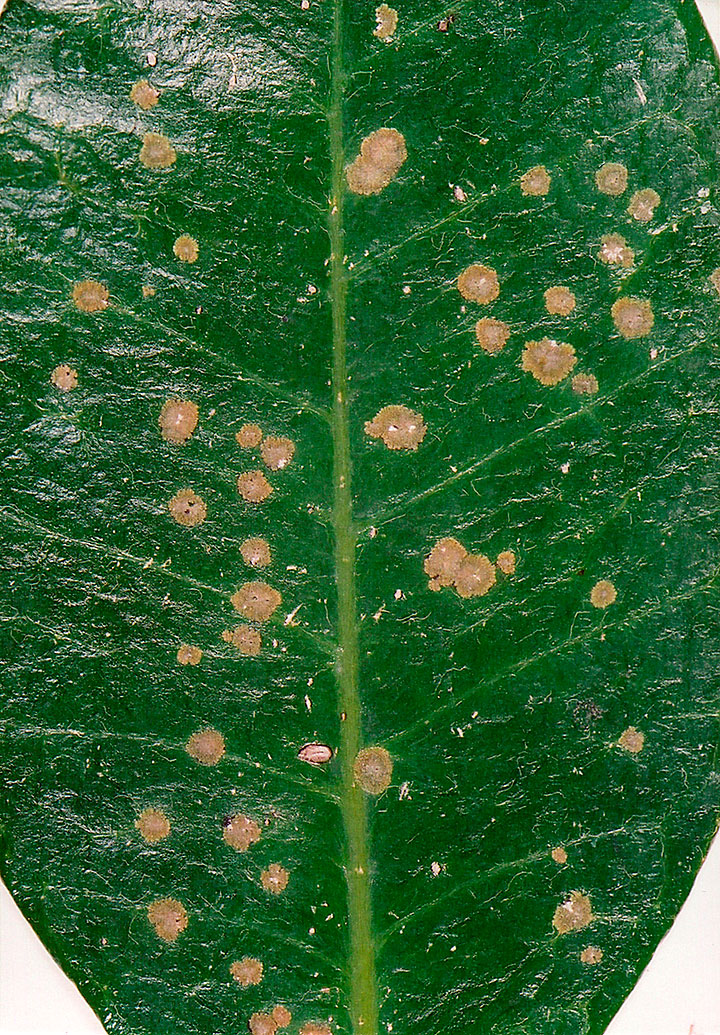
#> input picture dataset_test/hantei/3.jpg, 720 x 1035 px
$ python -i kensyou_run_new.py   (imports and definitions only)
#> lines starting #> are read from the running program, lines starting #| are printed output that depends on the picture
import cv2
import numpy as np
import os
import sys
import joblib
from skimage import feature
import glob
from PIL import Image, ImageDraw, ImageFont

# --- 特徴量抽出関数 (変更なし) ---
def get_color_features(image, resize_dim=(256, 256)):
    image_resized = cv2.resize(image, resize_dim)
    hsv_image = cv2.cvtColor(image_resized, cv2.COLOR_BGR2HSV)
    hist = cv2.calcHist([hsv_image], [0, 1], None, [30, 32], [0, 180, 0, 256])
    cv2.normalize(hist, hist, 0, 1, cv2.NORM_MINMAX)
    return hist.flatten()
def get_hog_features(image, resize_dim=(128, 128)):
    gray_image = cv2.cvtColor(image, cv2.COLOR_BGR2GRAY)
    resized_image = cv2.resize(gray_image, resize_dim)
    win_size = resize_dim
    block_size = (16, 16); block_stride = (8, 8); cell_size = (8, 8); nbins = 9
    hog = cv2.HOGDescriptor(win_size, block_size, block_stride, cell_size, nbins)
    hog_features = hog.compute(resized_image)
    if hog_features is None: return np.zeros(hog.getDescriptorSize())
    return hog_features.flatten()
def get_lbp_features(image, resize_dim=(256, 256), P=24, R=3):
    gray_image = cv2.cvtColor(image, cv2.COLOR_BGR2GRAY)
    resized_image = cv2.resize(gray_image, resize_dim)
    lbp = feature.local_binary_pattern(resized_image, P, R, method="uniform")
    (hist, _) = np.histogram(lbp.ravel(), bins=np.arange(0, P + 3), range=(0, P + 2))
    hist = hist.astype("float"); hist /= (hist.sum() + 1e-6)
    return hist
def extract_combined_features(image):
    color_feats = get_color_features(image)
    hog_feats = get_hog_features(image)
    lbp_feats = get_lbp_features(image)
    return np.concatenate([color_feats, hog_feats, lbp_feats])

# --- メイン処理 ---
# [97 lines not run here, left out]

>>> import cv2
>>> picture = cv2.imread('hantei/3.jpg')
#> picture is the input picture: shape (1035, 720, 3); mean B, G, R 51, 99.4, 48
>>> result = extract_combined_features(picture)
#> in get_color_features, `image_resized = cv2.resize(image, resize_dim)`:
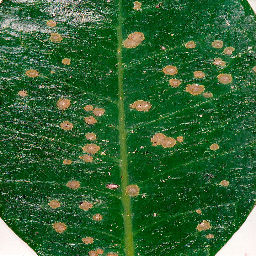
#> image_resized: shape (256, 256, 3); mean B, G, R 50.9, 99.3, 47.9
#> in get_color_features, `hsv_image = cv2.cvtColor(image_resized, cv2.COLOR_BGR2HSV)`: hsv_image: shape (256, 256, 3); mean H, S, V 59.7, 180.4, 101.5
#> in get_color_features, `hist = cv2.calcHist([hsv_image], [0, 1], None, [30, 32], [0, 180, 0, 2..`:
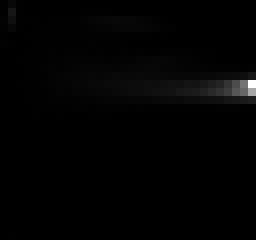
#> hist: shape (30, 32) float32 (shown 8 times larger); min 0, max 6076, mean 68.3; drawn with min black and max white
#> in extract_combined_features, `color_feats = get_color_features(image)`: color_feats = 960 values, max 1 at index 351, min 0 at index 16, mean 0.0112
#> in get_hog_features, `gray_image = cv2.cvtColor(image, cv2.COLOR_BGR2GRAY)`:
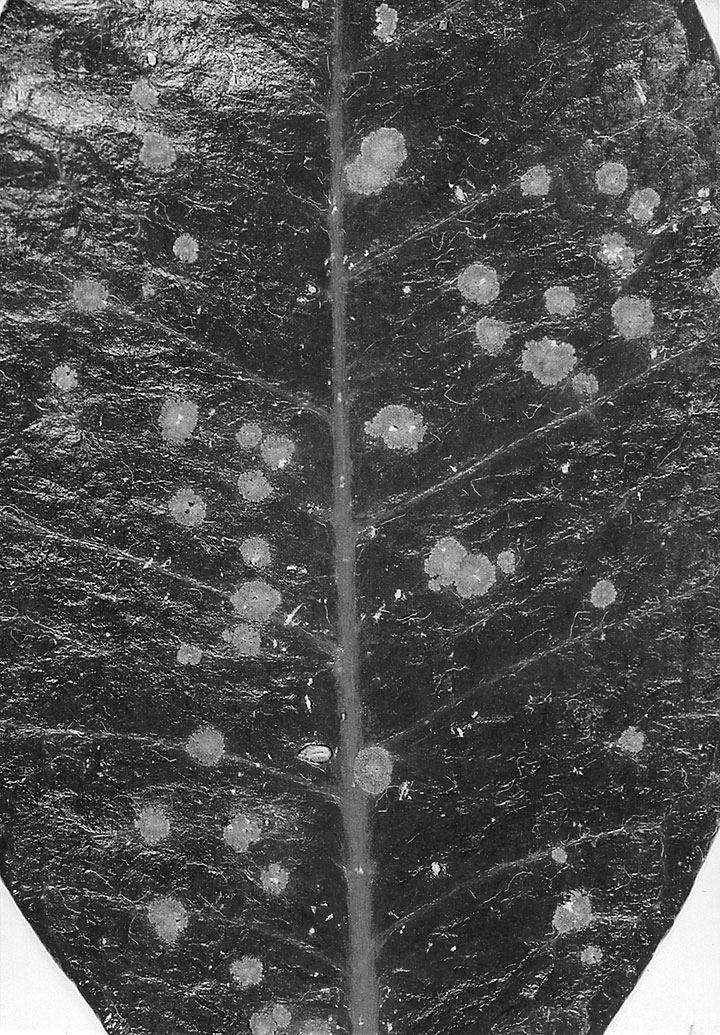
#> gray_image: shape (1035, 720); min 0, max 255, mean 78.5
#> in get_hog_features, `resized_image = cv2.resize(gray_image, resize_dim)`:
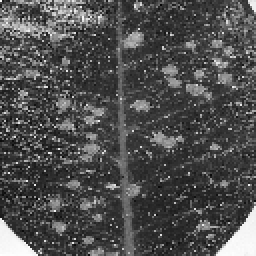
#> resized_image: shape (128, 128) (shown 2 times larger); min 4, max 255, mean 78.4
#> in get_hog_features, `hog_features = hog.compute(resized_image)`: hog_features = 8100 values, max 0.417 at index 8065, min 0.00499 at index 521, mean 0.155
#> in extract_combined_features, `hog_feats = get_hog_features(image)`: hog_feats has the same summary as hog_features in get_hog_features
#> in get_lbp_features, `resized_image = cv2.resize(gray_image, resize_dim)`:
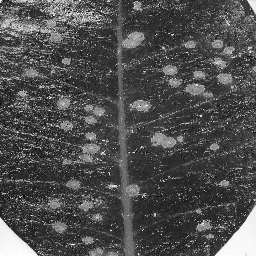
#> resized_image: shape (256, 256); min 2, max 255, mean 78.4
#> in get_lbp_features, `lbp = feature.local_binary_pattern(resized_image, P, R, method="unifor..`:
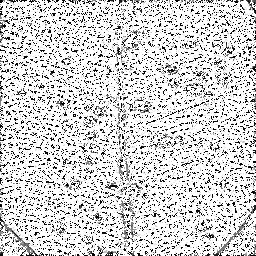
#> lbp: shape (256, 256) float64; min 0, max 25, mean 20.5; drawn with min black and max white
#> in get_lbp_features, `(hist, _) = np.histogram(lbp.ravel(), bins=np.arange(0, P + 3), range=..`: hist = 26 values, max 41273 at index 25, min 179 at index 18, mean 2520.6
#> in get_lbp_features, `hist /= hist.sum() + 1e-06`: hist = 26 values, max 0.63 at index 25, min 0.00273 at index 18, mean 0.0385
#> in extract_combined_features, `lbp_feats = get_lbp_features(image)`: lbp_feats has the same summary as hist in get_lbp_features
#> result = 9086 values, max 1 at index 351, min 0 at index 16, mean 0.14

$ run again, on dataset_test/hantei/img_cache_q_35713_1_1716950693_.jpg
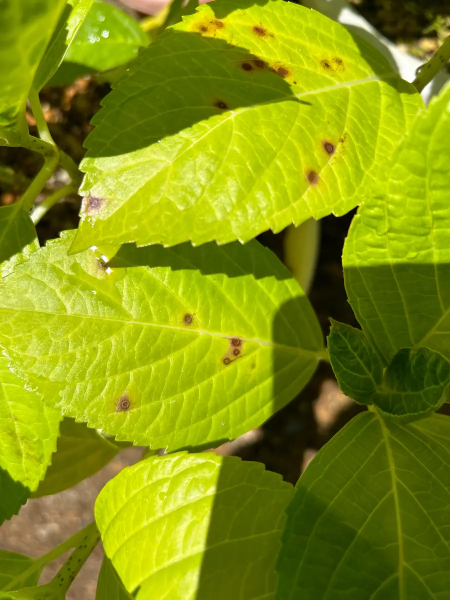
#> input picture dataset_test/hantei/img_cache_q_35713_1_1716950693_.jpg, 900 x 1200 px (shown at 1/2 size)
#> picture is the input picture: shape (1200, 900, 3); mean B, G, R 15.2, 147.2, 132.7
#> hsv_image: shape (256, 256, 3); mean H, S, V 33, 233.9, 149.2
#> color_feats = 960 values, max 1 at index 191, min 0 at index 1, mean 0.00261
#> in get_hog_features, `resized_image = cv2.resize(gray_image, resize_dim)`:
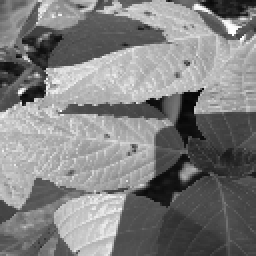
#> resized_image: shape (128, 128) (shown 2 times larger); min 5, max 255, mean 127.7
#> hog_features = 8100 values, max 0.416 at index 4248, min 0.00365 at index 6491, mean 0.147
#> hog_feats has the same summary as hog_features in get_hog_features
#> in get_lbp_features, `lbp = feature.local_binary_pattern(resized_image, P, R, method="unifor..`:
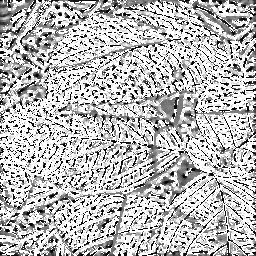
#> lbp: shape (256, 256) float64; min 0, max 25, mean 18.1; drawn with min black and max white
#> in get_lbp_features, `(hist, _) = np.histogram(lbp.ravel(), bins=np.arange(0, P + 3), range=..`: hist = 26 values, max 29311 at index 25, min 577 at index 7, mean 2520.6
#> in get_lbp_features, `hist /= hist.sum() + 1e-06`: hist = 26 values, max 0.447 at index 25, min 0.0088 at index 7, mean 0.0385
#> lbp_feats has the same summary as hist in get_lbp_features
#> result = 9086 values, max 1 at index 191, min 0 at index 1, mean 0.131

$ run again, on dataset_test/hantei/large.jpg
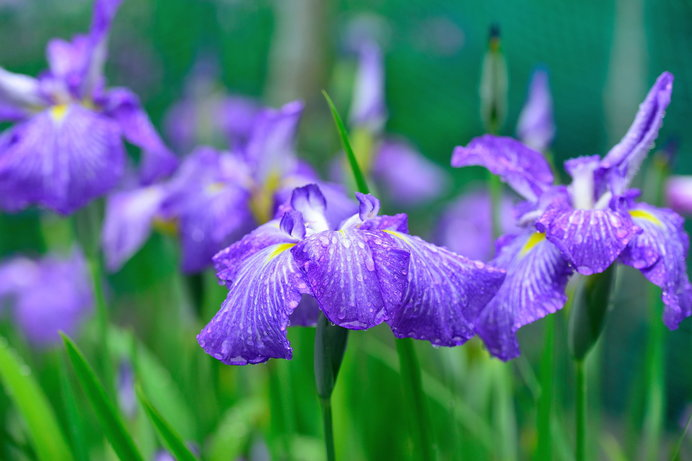
#> input picture dataset_test/hantei/large.jpg, 692 x 461 px
#> picture is the input picture: shape (461, 692, 3); mean B, G, R 128, 116.8, 83.2
#> hsv_image: shape (256, 256, 3); mean H, S, V 92.8, 155.5, 159.1
#> color_feats = 960 values, max 1 at index 477, min 0 at index 7, mean 0.0289
#> in get_hog_features, `resized_image = cv2.resize(gray_image, resize_dim)`:
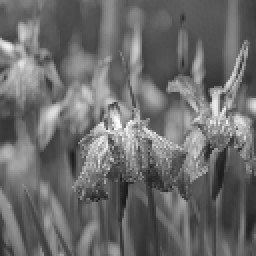
#> resized_image: shape (128, 128) (shown 2 times larger); min 24, max 253, mean 107.9
#> hog_features = 8100 values, max 0.428 at index 2718, min 0 at index 480, mean 0.135
#> hog_feats has the same summary as hog_features in get_hog_features
#> in get_lbp_features, `lbp = feature.local_binary_pattern(resized_image, P, R, method="unifor..`:
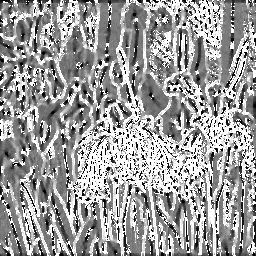
#> lbp: shape (256, 256) float64; min 0, max 25, mean 15.4; drawn with min black and max white
#> in get_lbp_features, `(hist, _) = np.histogram(lbp.ravel(), bins=np.arange(0, P + 3), range=..`: hist = 26 values, max 17250 at index 25, min 1001 at index 18, mean 2520.6
#> in get_lbp_features, `hist /= hist.sum() + 1e-06`: hist = 26 values, max 0.263 at index 25, min 0.0153 at index 18, mean 0.0385
#> lbp_feats has the same summary as hist in get_lbp_features
#> result = 9086 values, max 1 at index 477, min 0 at index 7, mean 0.124

$ run again, on dataset_test/hantei/test1.jpg
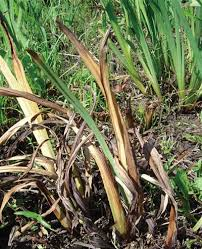
#> input picture dataset_test/hantei/test1.jpg, 202 x 249 px
#> picture is the input picture: shape (249, 202, 3); mean B, G, R 80.2, 113.1, 108.9
#> hsv_image: shape (256, 256, 3); mean H, S, V 32.1, 95.4, 121.2
#> color_feats = 960 values, max 1 at index 71, min 0 at index 32, mean 0.0597
#> in get_hog_features, `resized_image = cv2.resize(gray_image, resize_dim)`:
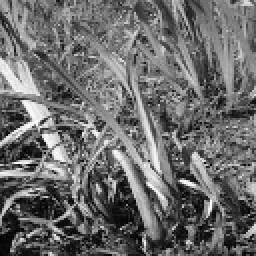
#> resized_image: shape (128, 128) (shown 2 times larger); min 1, max 252, mean 107.9
#> hog_features = 8100 values, max 0.324 at index 5262, min 0.00307 at index 5402, mean 0.152
#> hog_feats has the same summary as hog_features in get_hog_features
#> in get_lbp_features, `lbp = feature.local_binary_pattern(resized_image, P, R, method="unifor..`:
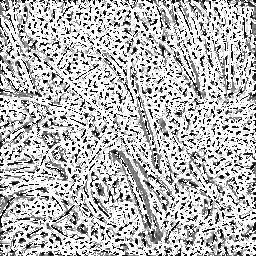
#> lbp: shape (256, 256) float64; min 0, max 25, mean 18.3; drawn with min black and max white
#> in get_lbp_features, `(hist, _) = np.histogram(lbp.ravel(), bins=np.arange(0, P + 3), range=..`: hist = 26 values, max 31856 at index 25, min 579 at index 7, mean 2520.6
#> in get_lbp_features, `hist /= hist.sum() + 1e-06`: hist = 26 values, max 0.486 at index 25, min 0.00883 at index 7, mean 0.0385
#> lbp_feats has the same summary as hist in get_lbp_features
#> result = 9086 values, max 1 at index 71, min 0 at index 32, mean 0.142
